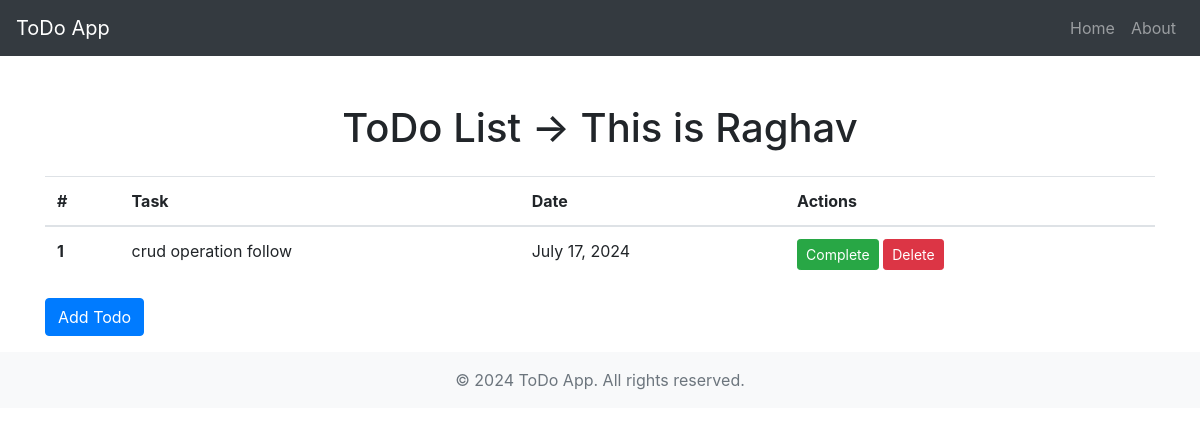
Page /todo/ on the earlier database version.
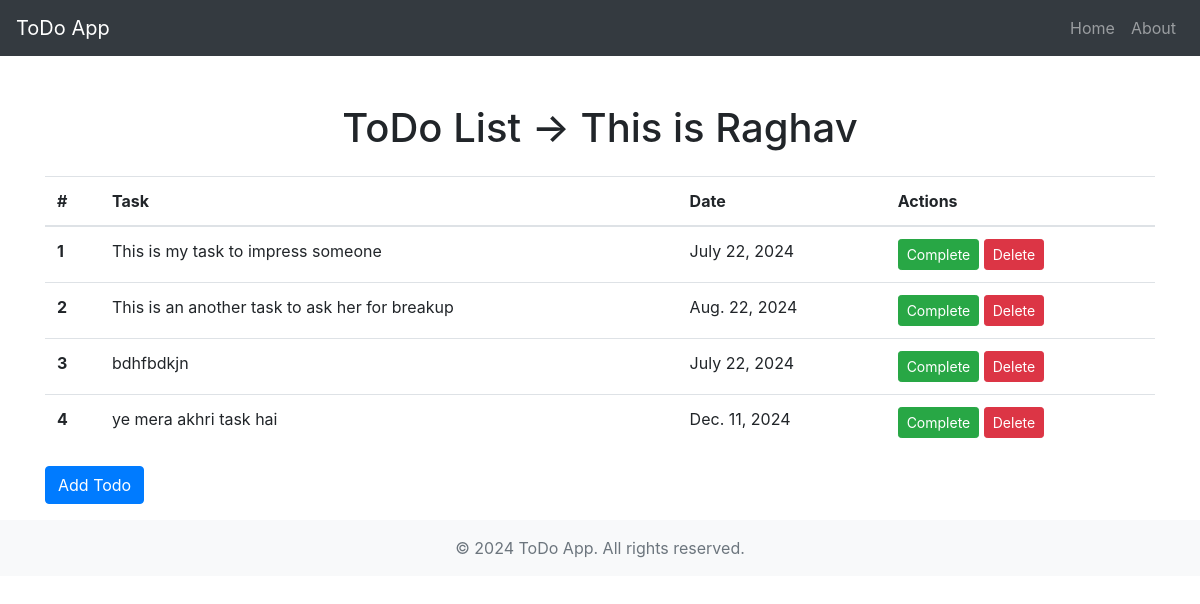
Same page on the later database version.
### myapp/models.py (models this page shows)
class Todo(models.Model):
	task = models.TextField()
	created_at = models.DateField()

### myapp/views.py (the view)
# urls.py: path("todo/", views.todo, name="todo"),
def todo(request):
	todos = Todo.objects.all()
	parameters = {
		"todos": todos,
		"name": "This is Raghav"
	}
	return render(request, "todo.html", parameters)

### templates/todo.html
{% extends 'base.html' %}
{% block body %}
<div class="container mt-5">
    <h1 class="text-center">ToDo List -> {{ name }}</h1>
    <div class="table-responsive">
        <table class="table table-hover mt-3">
            <thead>
                <tr>
                    <th scope="col">#</th>
                    <th scope="col">Task</th>
                    <th scope="col">Date</th>
                    <th scope="col">Actions</th>
                </tr>
            </thead>
            <tbody>
                {% for todo in todos %}
                <tr>
                    <th scope="row">{{ forloop.counter }}</th>
                    <td>{{ todo.task }}</td>
                    <td>{{ todo.created_at }}</td>
                    <td>
                        <button type="button" class="btn btn-success btn-sm">Complete</button>
                        <button type="button" class="btn btn-danger btn-sm">Delete</button>
                    </td>
                </tr>
                {% endfor %}
            </tbody>
        </table>
    </div>
    <a href="{% url 'add_todo' %}" class="btn btn-primary mb-3">Add Todo</a>
</div>
{% endblock %}

### templates/base.html (shortened to what this page needs)
<!DOCTYPE html>
<html lang="en">
<head>
    <link href="https://maxcdn.bootstrapcdn.com/bootstrap/4.5.2/css/bootstrap.min.css" rel="stylesheet">
</head>
<body>
    <nav class="navbar navbar-expand-lg navbar-dark bg-dark">
        <a class="navbar-brand" href="{% url 'home' %}">ToDo App</a>
        <div class="collapse navbar-collapse" id="navbarNav">
            <ul class="navbar-nav ml-auto">
                <li class="nav-item">
                    <a class="nav-link" href="#">Home</a>
                </li>
                <li class="nav-item">
                    <a class="nav-link" href="#">About</a>
                </li>
            </ul>
        </div>
    </nav>
    {% block body %}
    {% endblock %}
    <footer class="footer bg-light text-center py-3">
        <div class="container">
            <span class="text-muted">&copy; 2024 ToDo App. All rights reserved.</span>
        </div>
    </footer>
</body>
</html>

Differences in the rows shown:
removed Todo: task "crud operation follow", created_at "July 17, 2024"
added Todo: task "This is my task to impress someone", created_at "July 22, 2024"
added Todo: task "This is an another task to ask her for breakup", created_at "Aug. 22, 2024"
added Todo: task "bdhfbdkjn", created_at "July 22, 2024"
added Todo: task "ye mera akhri task hai", created_at "Dec. 11, 2024"
